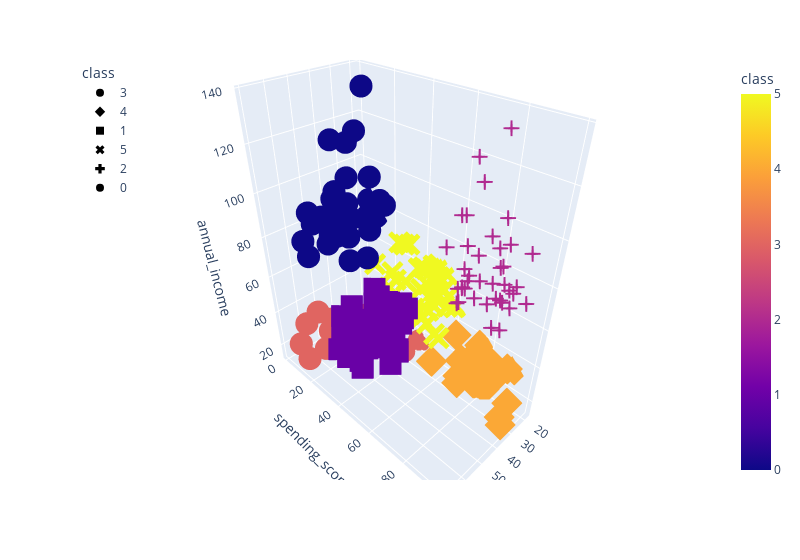

Notebook cell for this chart:
### Code cell
# Plot the 3D-scatter with x="Annual Income", y="Spending Score (1-100)" and z="Age"
fig = px.scatter_3d(
    six_clusters,
    x="age",
    y="spending_score",
    z="annual_income",
    color="class",
    symbol="class",
    width=800,
)
fig.update_layout(legend=dict(x=0, y=1))
fig.show()

### Figure 1 — Plotly figure (JSON) as saved in the notebook; plotly's stock layout.template omitted (floating-point values rounded to 4 significant figures)
{"data": [{"hovertemplate": "class=%{marker.color}<br>age=%{x}<br>spending_score=%{y}<br>annual_income=%{z}<extra></extra>", "legendgroup": "3", "marker": {"color": [3, 3, 3, 3, 3, 3, 3, 3, 3, 3, 3, 3, 3, 3, 3, 3, 3, 3, 3, 3, 3, 3], "coloraxis": "coloraxis", "symbol": "circle"}, "mode": "markers", "name": "3", "scene": "scene", "showlegend": true, "type": "scatter3d", "x": [19, 20, 31, 35, 64, 67, 58, 37, 35, 52, 35, 46, 54, 45, 40, 60, 53, 49, 42, 36, 48, 49], "y": [39, 6, 40, 6, 3, 14, 15, 13, 35, 29, 35, 5, 14, 32, 31, 4, 4, 14, 17, 26, 36, 28], "z": [15, 16, 17, 18, 19, 19, 20, 20, 21, 23, 24, 25, 28, 28, 29, 30, 33, 33, 34, 37, 39, 39]}, {"hovertemplate": "class=%{marker.color}<br>age=%{x}<br>spending_score=%{y}<br>annual_income=%{z}<extra></extra>", "legendgroup": "4", "marker": {"color": [4, 4, 4, 4, 4, 4, 4, 4, 4, 4, 4, 4, 4, 4, 4, 4, 4, 4, 4, 4, 4, 4], "coloraxis": "coloraxis", "symbol": "diamond"}, "mode": "markers", "name": "4", "scene": "scene", "showlegend": true, "type": "scatter3d", "x": [21, 23, 22, 23, 30, 35, 24, 22, 20, 35, 25, 31, 29, 35, 23, 21, 18, 21, 30, 20, 24, 24], "y": [81, 77, 76, 94, 72, 99, 77, 79, 66, 98, 73, 73, 82, 61, 87, 73, 92, 81, 73, 75, 92, 65], "z": [15, 16, 17, 18, 19, 19, 20, 20, 21, 23, 24, 25, 28, 28, 29, 30, 33, 33, 34, 37, 38, 39]}, {"hovertemplate": "class=%{marker.color}<br>age=%{x}<br>spending_score=%{y}<br>annual_income=%{z}<extra></extra>", "legendgroup": "1", "marker": {"color": [1, 1, 1, 1, 1, 1, 1, 1, 1, 1, 1, 1, 1, 1, 1, 1, 1, 1, 1, 1, 1, 1, 1, 1, 1, 1, 1, 1, 1, 1, 1, 1, 1, 1, 1, 1, 1, 1, 1, 1, 1, 1, 1, 1], "coloraxis": "coloraxis", "symbol": "square"}, "mode": "markers", "name": "1", "scene": "scene", "showlegend": true, "type": "scatter3d", "x": [65, 50, 49, 59, 50, 47, 51, 69, 53, 70, 67, 54, 63, 43, 68, 70, 47, 60, 60, 59, 45, 49, 57, 67, 46, 48, 55, 50, 68, 48, 47, 48, 49, 67, 49, 66, 54, 68, 66, 65, 63, 49, 51, 50], "y": [35, 55, 52, 60, 45, 41, 50, 46, 46, 56, 52, 59, 51, 50, 48, 55, 42, 49, 56, 47, 53, 42, 51, 41, 44, 46, 58, 46, 55, 49, 47, 42, 48, 59, 56, 50, 46, 43, 48, 52, 43, 59, 43, 57], "z": [38, 40, 42, 43, 43, 43, 44, 44, 46, 46, 47, 47, 48, 48, 48, 49, 49, 50, 50, 54, 54, 54, 54, 54, 54, 54, 57, 58, 59, 60, 60, 61, 62, 62, 62, 63, 63, 63, 63, 63, 65, 65, 67, 67]}, {"hovertemplate": "class=%{marker.color}<br>age=%{x}<br>spending_score=%{y}<br>annual_income=%{z}<extra></extra>", "legendgroup": "5", "marker": {"color": [5, 5, 5, 5, 5, 5, 5, 5, 5, 5, 5, 5, 5, 5, 5, 5, 5, 5, 5, 5, 5, 5, 5, 5, 5, 5, 5, 5, 5, 5, 5, 5, 5, 5, 5, 5, 5, 5, 5], "coloraxis": "coloraxis", "symbol": "x"}, "mode": "markers", "name": "5", "scene": "scene", "showlegend": true, "type": "scatter3d", "x": [31, 27, 29, 31, 33, 31, 27, 19, 18, 19, 32, 26, 40, 23, 38, 21, 22, 34, 18, 40, 32, 24, 27, 20, 23, 26, 21, 19, 38, 19, 18, 19, 27, 38, 40, 23, 43, 25, 28], "y": [61, 47, 42, 42, 60, 54, 51, 55, 59, 59, 47, 54, 48, 52, 55, 57, 55, 60, 41, 40, 42, 52, 50, 49, 41, 55, 42, 54, 42, 46, 48, 50, 56, 40, 58, 29, 35, 34, 40], "z": [39, 40, 40, 40, 42, 43, 46, 46, 48, 48, 48, 54, 54, 54, 54, 54, 57, 58, 59, 60, 60, 60, 60, 61, 62, 62, 62, 63, 64, 64, 65, 65, 67, 67, 69, 70, 71, 72, 76]}, {"hovertemplate": "class=%{marker.color}<br>age=%{x}<br>spending_score=%{y}<br>annual_income=%{z}<extra></extra>", "legendgroup": "2", "marker": {"color": [2, 2, 2, 2, 2, 2, 2, 2, 2, 2, 2, 2, 2, 2, 2, 2, 2, 2, 2, 2, 2, 2, 2, 2, 2, 2, 2, 2, 2, 2, 2, 2, 2, 2, 2, 2, 2, 2, 2], "coloraxis": "coloraxis", "symbol": "cross"}, "mode": "markers", "name": "2", "scene": "scene", "showlegend": true, "type": "scatter3d", "x": [39, 31, 40, 38, 39, 31, 29, 32, 35, 32, 32, 28, 32, 34, 39, 38, 27, 30, 30, 29, 31, 36, 33, 32, 28, 36, 30, 27, 35, 32, 29, 30, 28, 36, 32, 38, 35, 32, 30], "y": [91, 77, 95, 75, 75, 71, 88, 73, 72, 93, 87, 97, 74, 90, 88, 76, 89, 78, 73, 83, 93, 75, 95, 63, 75, 92, 86, 69, 90, 86, 88, 97, 68, 85, 69, 91, 79, 74, 83], "z": [69, 70, 71, 71, 71, 72, 73, 73, 74, 75, 76, 77, 77, 78, 78, 78, 78, 78, 78, 79, 81, 85, 86, 87, 87, 87, 88, 88, 93, 97, 98, 99, 101, 103, 103, 113, 120, 126, 137]}, {"hovertemplate": "class=%{marker.color}<br>age=%{x}<br>spending_score=%{y}<br>annual_income=%{z}<extra></extra>", "legendgroup": "0", "marker": {"color": [0, 0, 0, 0, 0, 0, 0, 0, 0, 0, 0, 0, 0, 0, 0, 0, 0, 0, 0, 0, 0, 0, 0, 0, 0, 0, 0, 0, 0, 0, 0, 0, 0, 0], "coloraxis": "coloraxis", "symbol": "circle"}, "mode": "markers", "name": "0", "scene": "scene", "showlegend": true, "type": "scatter3d", "x": [59, 47, 20, 44, 19, 57, 25, 48, 34, 43, 44, 47, 37, 34, 56, 19, 50, 42, 36, 40, 36, 52, 58, 59, 37, 46, 41, 54, 41, 34, 33, 47, 45, 32], "y": [11, 9, 5, 7, 10, 5, 12, 36, 22, 17, 20, 16, 1, 1, 35, 5, 26, 20, 27, 13, 10, 13, 15, 14, 32, 15, 39, 24, 17, 23, 8, 16, 28, 18], "z": [71, 71, 73, 73, 74, 75, 77, 77, 78, 78, 78, 78, 78, 78, 79, 81, 85, 86, 87, 87, 87, 88, 88, 93, 97, 98, 99, 101, 103, 103, 113, 120, 126, 137]}], "layout": {"coloraxis": {"colorbar": {"title": {"text": "class"}}, "colorscale": [[0, "#0d0887"], [0.1111, "#46039f"], [0.2222, "#7201a8"], [0.3333, "#9c179e"], [0.4444, "#bd3786"], [0.5556, "#d8576b"], [0.6667, "#ed7953"], [0.7778, "#fb9f3a"], [0.8889, "#fdca26"], [1, "#f0f921"]]}, "legend": {"title": {"text": "class"}, "tracegroupgap": 0, "x": 0, "y": 1}, "margin": {"t": 60}, "scene": {"domain": {"x": [0, 1], "y": [0, 1]}, "xaxis": {"title": {"text": "age"}}, "yaxis": {"title": {"text": "spending_score"}}, "zaxis": {"title": {"text": "annual_income"}}}, "width": 800}}
